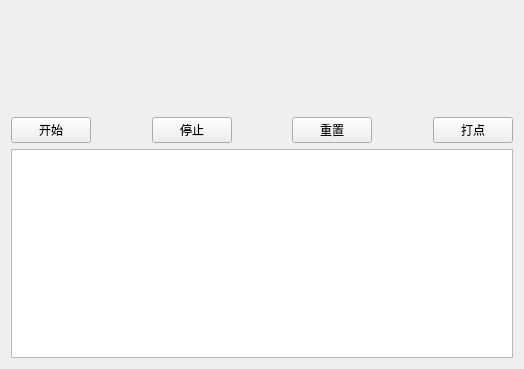
<?xml version="1.0" encoding="UTF-8"?>
<ui version="4.0">
 <class>Widget</class>
 <widget class="QWidget" name="Widget">
  <property name="geometry">
   <rect>
    <x>0</x>
    <y>0</y>
    <width>524</width>
    <height>369</height>
   </rect>
  </property>
  <property name="windowTitle">
   <string>Time</string>
  </property>
  <layout class="QGridLayout" name="gridLayout">
   <item row="0" column="0">
    <layout class="QVBoxLayout" name="verticalLayout">
     <item>
      <widget class="QLabel" name="show_label">
       <property name="minimumSize">
        <size>
         <width>500</width>
         <height>100</height>
        </size>
       </property>
       <property name="font">
        <font>
         <pointsize>48</pointsize>
         <bold>false</bold>
        </font>
       </property>
       <property name="text">
        <string/>
       </property>
       <property name="alignment">
        <set>Qt::AlignCenter</set>
       </property>
      </widget>
     </item>
     <item>
      <layout class="QHBoxLayout" name="horizontalLayout">
       <item>
        <widget class="QPushButton" name="start_pushButton">
         <property name="text">
          <string>开始</string>
         </property>
        </widget>
       </item>
       <item>
        <spacer name="horizontalSpacer">
         <property name="orientation">
          <enum>Qt::Horizontal</enum>
         </property>
         <property name="sizeHint" stdset="0">
          <size>
           <width>40</width>
           <height>20</height>
          </size>
         </property>
        </spacer>
       </item>
       <item>
        <widget class="QPushButton" name="stop_pushButton">
         <property name="text">
          <string>停止</string>
         </property>
        </widget>
       </item>
       <item>
        <spacer name="horizontalSpacer_2">
         <property name="orientation">
          <enum>Qt::Horizontal</enum>
         </property>
         <property name="sizeHint" stdset="0">
          <size>
           <width>40</width>
           <height>20</height>
          </size>
         </property>
        </spacer>
       </item>
       <item>
        <widget class="QPushButton" name="reset_pushButton">
         <property name="text">
          <string>重置</string>
         </property>
        </widget>
       </item>
       <item>
        <spacer name="horizontalSpacer_3">
         <property name="orientation">
          <enum>Qt::Horizontal</enum>
         </property>
         <property name="sizeHint" stdset="0">
          <size>
           <width>40</width>
           <height>20</height>
          </size>
         </property>
        </spacer>
       </item>
       <item>
        <widget class="QPushButton" name="point_pushButton">
         <property name="text">
          <string>打点</string>
         </property>
        </widget>
       </item>
      </layout>
     </item>
     <item>
      <widget class="QTextBrowser" name="point_textBrowser">
       <property name="minimumSize">
        <size>
         <width>500</width>
         <height>200</height>
        </size>
       </property>
       <property name="font">
        <font>
         <pointsize>11</pointsize>
        </font>
       </property>
      </widget>
     </item>
    </layout>
   </item>
  </layout>
 </widget>
 <resources/>
 <connections/>
</ui>
